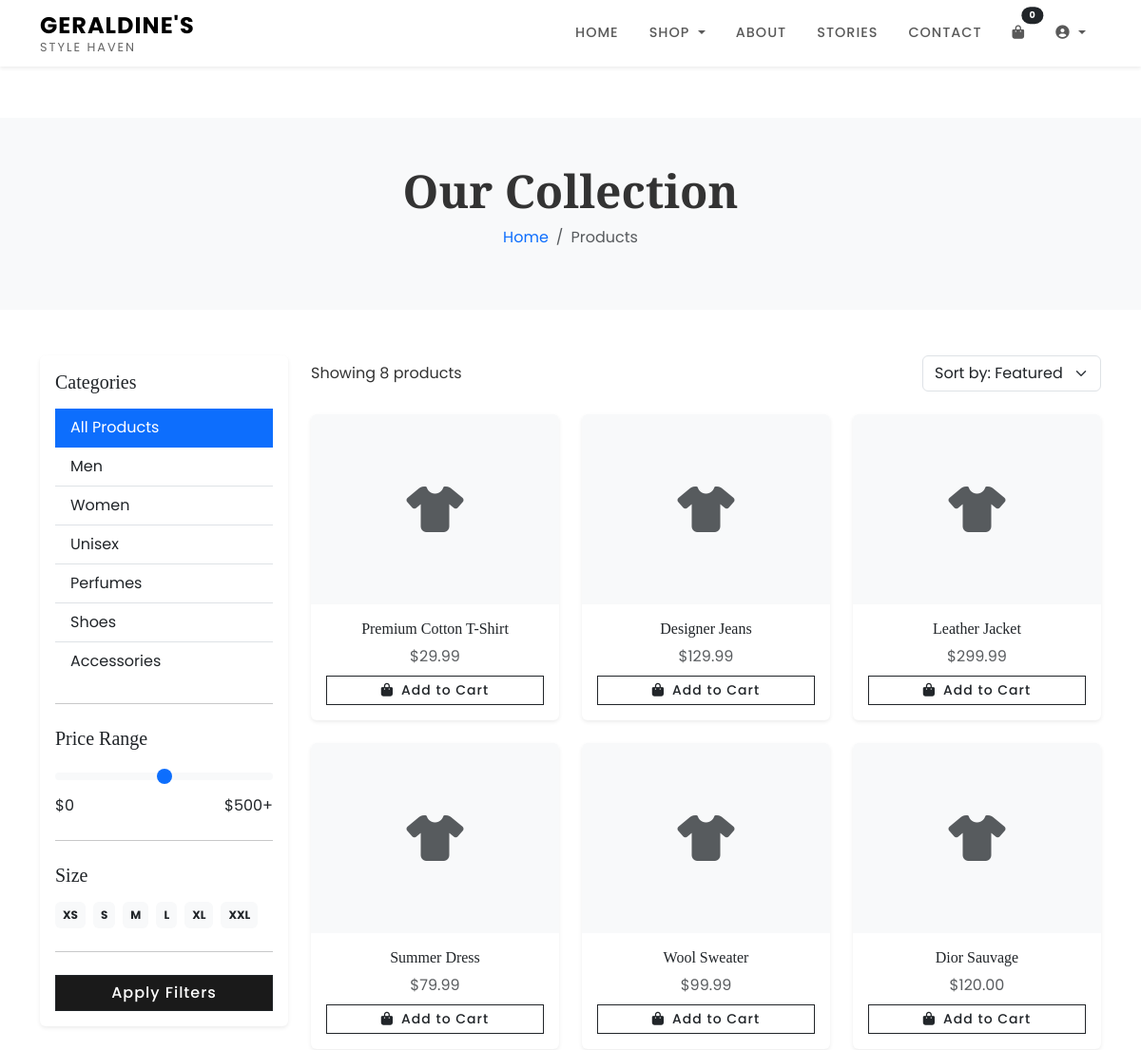
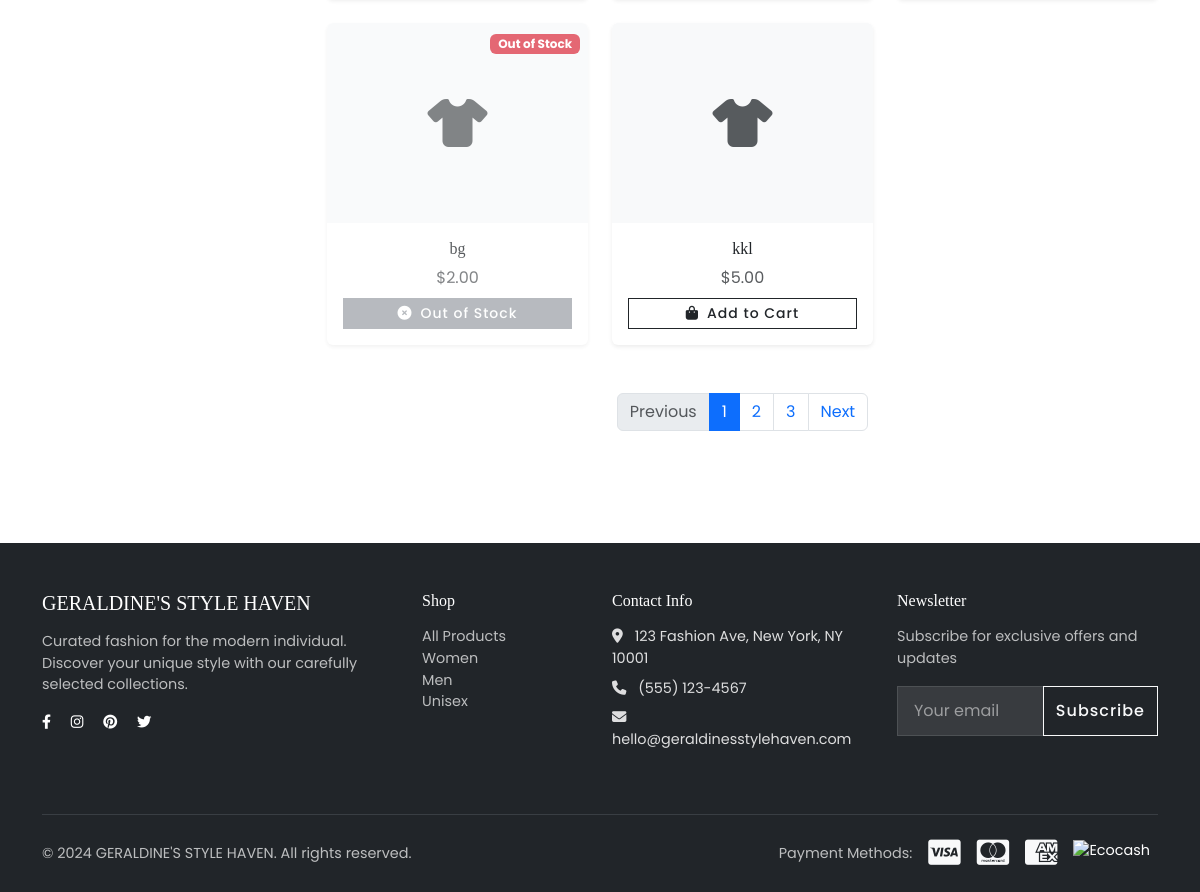
The page /products (signed in) on the database its author committed (2 pictures, top to bottom).
### app.py (models this page shows, shortened)
class Product(db.Model):
    id = db.Column(db.Integer, primary_key=True)
    name = db.Column(db.String(100), nullable=False)
    price = db.Column(db.Float, nullable=False)
    description = db.Column(db.Text, nullable=False)
    category = db.Column(db.String(50), nullable=False)
    image = db.Column(db.String(200))
    sizes = db.Column(db.String(200))
    colors = db.Column(db.String(200))
    quantity = db.Column(db.Integer, default=0)
    in_stock = db.Column(db.Boolean, default=True)
    created_at = db.Column(db.DateTime, default=datetime.utcnow)

### app.py (the view)
@app.route('/products')
def products():
    category = request.args.get('category', 'all')
    if category and category != 'all':
        products = Product.query.filter_by(category=category).all()
    else:
        products = Product.query.all()
    categories = db.session.query(Product.category).distinct().all()
    categories = [c[0] for c in categories]
    return render_template('products.html', products=products, categories=categories, current_category=category)

### templates/products.html (shortened to what this page needs)
{% extends "base.html" %}
{% block content %}
<section class="bg-light py-5 mt-5">
    <div class="container">
        <div class="row">
            <div class="col-12 text-center">
                <h1 class="display-5 fw-bold">Our Collection</h1>
                <nav aria-label="breadcrumb">
                    <ol class="breadcrumb justify-content-center">
                        <li class="breadcrumb-item"><a href="{{ url_for('index') }}" class="text-decoration-none">Home</a></li>
                        <li class="breadcrumb-item active" aria-current="page">Products</li>
                    </ol>
                </nav>
            </div>
        </div>
    </div>
</section>
<section class="py-5">
    <div class="container">
        <div class="row">
            <div class="col-lg-3 mb-4">
                <div class="card border-0 shadow-sm">
                    <div class="card-body">
                        <h5 class="card-title mb-3">Categories</h5>
                        <div class="list-group list-group-flush">
                            <a href="{{ url_for('products') }}" class="list-group-item list-group-item-action {% if current_category == 'all' %}active{% endif %}">
                                All Products
                            </a>
                            {% for category in categories %}
                            <a href="{{ url_for('products') }}?category={{ category }}"
                               class="list-group-item list-group-item-action {% if current_category == category %}active{% endif %}">
                                {{ category }}
                            </a>
                            {% endfor %}
                        </div>
                        <hr class="my-4">
                        <h5 class="card-title mb-3">Price Range</h5>
                        <div class="mb-3">
                            <input type="range" class="form-range" min="0" max="500" step="10" id="priceRange">
                            <div class="d-flex justify-content-between">
                                <span>$0</span>
                                <span>$500+</span>
                            </div>
                        </div>
                        <hr class="my-4">
                        <h5 class="card-title mb-3">Size</h5>
                        <div class="d-flex flex-wrap gap-2">
                            <span class="badge bg-light text-dark p-2">XS</span>
                            <span class="badge bg-light text-dark p-2">S</span>
                            <span class="badge bg-light text-dark p-2">M</span>
                            <span class="badge bg-light text-dark p-2">L</span>
                            <span class="badge bg-light text-dark p-2">XL</span>
                            <span class="badge bg-light text-dark p-2">XXL</span>
                        </div>
                        <hr class="my-4">
                        <button class="btn btn-dark w-100">Apply Filters</button>
                    </div>
                </div>
            </div>
            <div class="col-lg-9">
                <div class="d-flex justify-content-between align-items-center mb-4">
                    <p class="mb-0">Showing {{ products|length }} products</p>
                    <select class="form-select w-auto">
                        <option>Sort by: Featured</option>
                    </select>
                </div>
                <div class="row g-4">
                    {% for product in products %}
                    <div class="col-md-6 col-lg-4">
                        <div class="product-card card h-100 border-0 shadow-sm {% if not product.in_stock %}opacity-75{% endif %}">
                            <div class="position-relative overflow-hidden">
                                {% if not product.in_stock %}
                                <div class="position-absolute top-0 end-0 m-2">
                                    <span class="badge bg-danger">Out of Stock</span>
                                </div>
                                {% endif %}
                            </div>
                            <div class="card-body text-center">
                                <h6 class="card-title mb-2">{{ product.name }}</h6>
                                <p class="text-muted mb-2">${{ "%.2f"|format(product.price) }}</p>
                                {% if product.in_stock %}
                                <button class="btn btn-outline-dark btn-sm w-100" onclick="addToCart({{ product.id }})">
                                    <i class="fas fa-shopping-bag me-2"></i>Add to Cart
                                </button>
                                {% else %}
                                <button class="btn btn-secondary btn-sm w-100" disabled>
                                    <i class="fas fa-times-circle me-2"></i>Out of Stock
                                </button>
                                {% endif %}
                            </div>
                        </div>
                    </div>
                    {% endfor %}
                </div>
                <nav class="mt-5">
                    <ul class="pagination justify-content-center">
                        <li class="page-item disabled">
                            <a class="page-link" href="#" tabindex="-1">Previous</a>
                        </li>
                        <li class="page-item active"><a class="page-link" href="#">1</a></li>
                        <li class="page-item"><a class="page-link" href="#">2</a></li>
                        <li class="page-item"><a class="page-link" href="#">3</a></li>
                        <li class="page-item">
                            <a class="page-link" href="#">Next</a>
                        </li>
                    </ul>
                </nav>
            </div>
        </div>
    </div>
</section>
{% endblock %}

### static/css/style.css (style rules this page uses)
:root { --primary-color: #1a1a1a; --secondary-color: #f8f9fa; --accent-color: #c7a17a; --text-color: #333; --light-text: #666; }
body { font-family: 'Poppins', sans-serif; color: var(--text-color); padding-top: 76px; }
h1, h2, h3, h4, h5, h6 { font-family: 'Playfair Display', serif; }
.product-card { transition: all 0.3s ease; overflow: hidden; }
.product-card .position-relative { overflow: hidden; }
.btn { border-radius: 0; font-weight: 500; letter-spacing: 1px; transition: all 0.3s ease; }
.btn-dark { background-color: var(--primary-color); }

### rows shown on the page
Product: name "Premium Cotton T-Shirt", price "29.99"
Product: name "Designer Jeans", price "129.99"
Product: name "Leather Jacket", price "299.99"
Product: name "Summer Dress", price "79.99"
Product: name "Wool Sweater", price "99.99"
Product: name "Dior Sauvage", price "120.00"
Product: in_stock "Out of Stock", name "bg", price "2.00"
Product: name "kkl", price "5.00"

### other values the page prints
{{ category }} "Men" "Women" "Unisex" "Perfumes" "Shoes" "Accessories"
{{ products|length }} "8"
